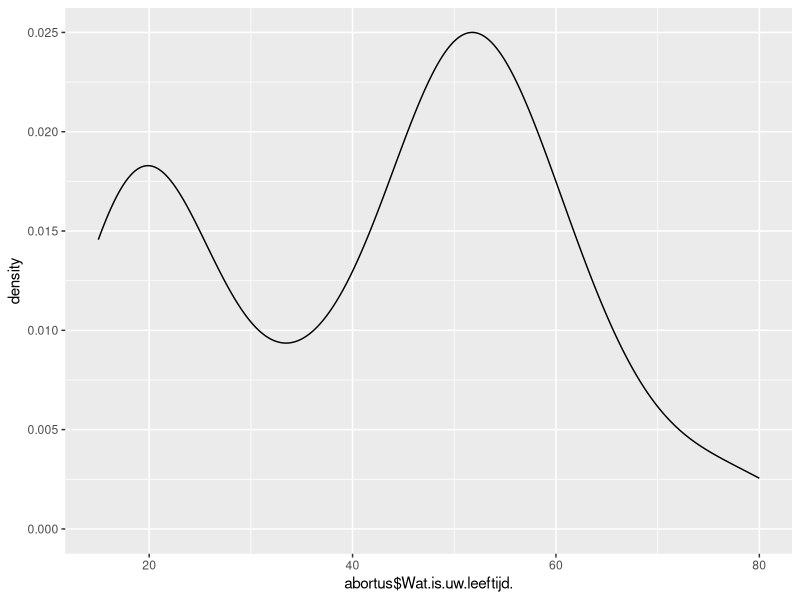
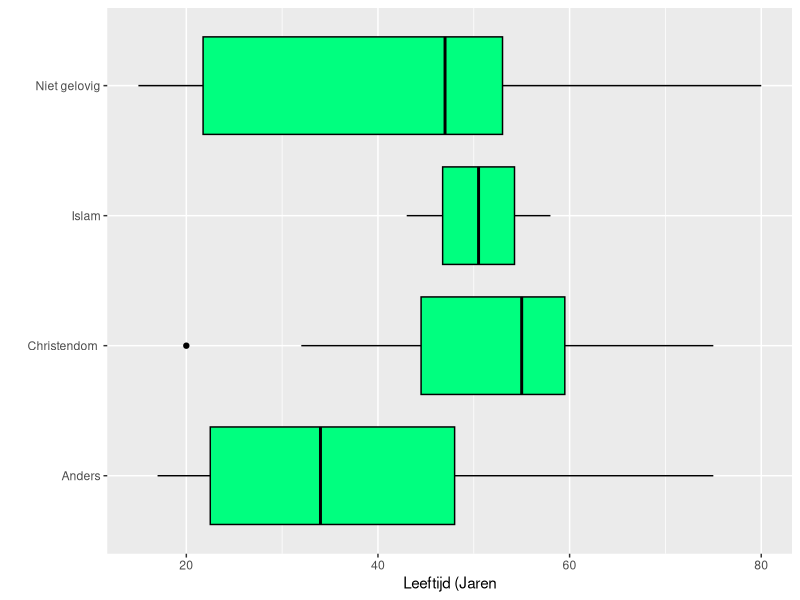
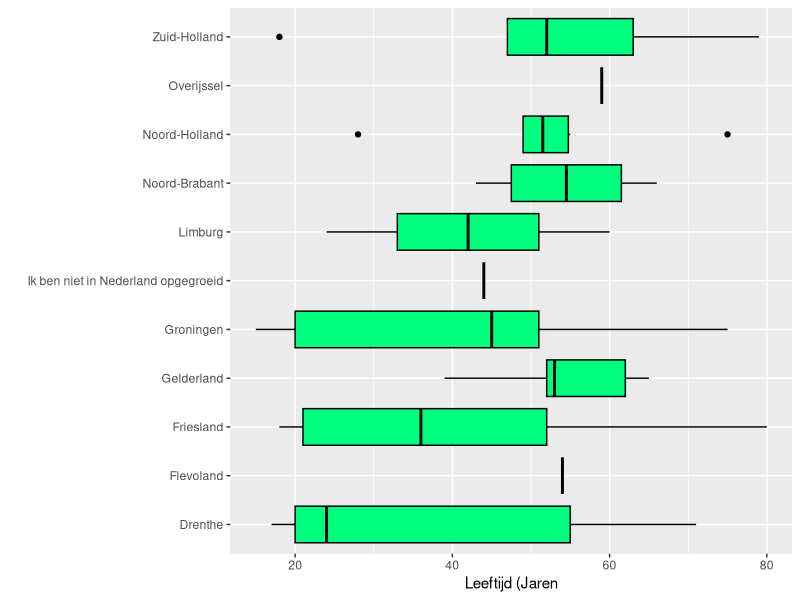
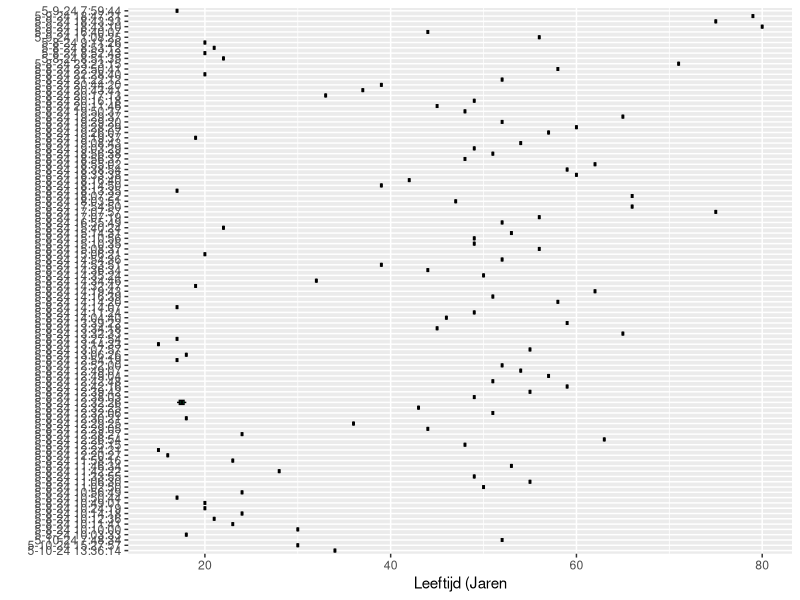

Recreate these plots in R, in order. (Note: this script raises an error after producing the figures.)
## ---- chunk 1
knitr::opts_chunk$set(echo = TRUE)
## ---- chunk 2
abortus <- read.csv("abortus_dataset.csv",
                    na.strings = "NA")
head(abortus)
## ---- chunk 3
summary(abortus)
str(abortus)
## ---- chunk 4
library(ggplot2)
#table(abortus$Vindt.u.dat.iemand.zelf.moet.kunnen.kiezen.of.die.een.abortus.wil., useNA = "always")



# voor de vraag: Vindt u dat iemand zelf moet kunnen kiezen of die een abortus wil?
abortus$eigen_keuze_abortus <- factor(x = abortus$Vindt.u.dat.iemand.zelf.moet.kunnen.kiezen.of.die.een.abortus.wil.,  
                           levels = c("Ja", "Nee"),
                           labels = c("Wel abortus toestaan", "Geen abortus toestaan"))
# Voor de vraag: Wat is uw religieuze overtuiging?

abortus$geloof <- factor(x = abortus$Wat.is.uw.religieuze.overtuiging.., 
                           levels = c("Christendom", "Islam", "Hindoeïsme", "Boeddhisme", "Niet gelovig", "Anders"),
                           labels = c("Christendom", "Islam", "Hind", "Boed", "Niet", "Anders"))
abortus.test <- data.frame(abortus$geloof)




table(abortus$eigen_keuze_abortus, useNA = "always") # voor de vraag: Vindt u dat iemand zelf moet kunnen kiezen of die een abortus wil?


df <- data.frame(abortus$Wat.is.uw.leeftijd.) 

# verdeling van de leeftijden:
ggplot(df, aes(x= abortus$Wat.is.uw.leeftijd.)) +
  geom_density()


df2 <- data.frame(abortus) # test

# Grafiek met de verschillende geloven en de leeftijdverdeling die er bij hoort. 
ggplot(df, aes(y=abortus$Wat.is.uw.religieuze.overtuiging..,
               x= abortus$Wat.is.uw.leeftijd.)) +
  geom_boxplot(color = "black", fill = "springgreen") +
    xlab("Leeftijd (Jaren") +
    ylab(" ") # namen van de geloven staan er al.... geen label nodig.

# Grafiek met leeftijden uit verschillende provincies.
ggplot(df, aes(y=abortus$In.welke.provincie.heeft.u.het.grootste.deel.van.uw.jeugd.doorgebracht.,
               x= abortus$Wat.is.uw.leeftijd.)) +
  geom_boxplot(color = "black", fill = "springgreen") +
    xlab("Leeftijd (Jaren") +
    ylab(" ") # namen van de geloven staan er al.... geen label nodig.


begin_tijd <- as.POSIXlt(c(abortus$Begintijd)) # startpunt van invullen per persoon.
eind_tijd <- as.POSIXlt(c(abortus$Tijd.van.voltooien)) # eindpunt  van invullen per persoon.


tijd_vector <- c()
# Om de totale tijd uit te rekenen die de mensen nodig hadden om het formulier in te vullen. 
for (x in seq_along(abortus$Begintijd))
 # print(paste0("Begin tijd: ", begin_tijd[x]))
 # print(paste0("eind tijd: ", eind_tijd[x]))
  print(eind_tijd[x] - begin_tijd[x])
  tijd_vector[x] <- c(tijd_vector, eind_tijd[x] - begin_tijd[x])



ggplot(df, aes(y=abortus$Tijd.van.voltooien,
               x= abortus$Wat.is.uw.leeftijd.)) +
  geom_boxplot(color = "black", fill = "springgreen") +
    xlab("Leeftijd (Jaren") +
    ylab(" ") # namen van de geloven staan er al.... geen label nodig.




#ggplot(df, aes(x=, y=abortus$Wat.is.uw.leeftijd.)) +
 # geom_bar(stat="identity", color="blue", fill="white")

## ---- chunk 5
summaryzzz
## ---- chunk 6


y <- c(0,0,0,0,1,0,1,0,1,0,1,0,1,1)

p <- sum(y) / length(y)
# is p > PI (50%)

